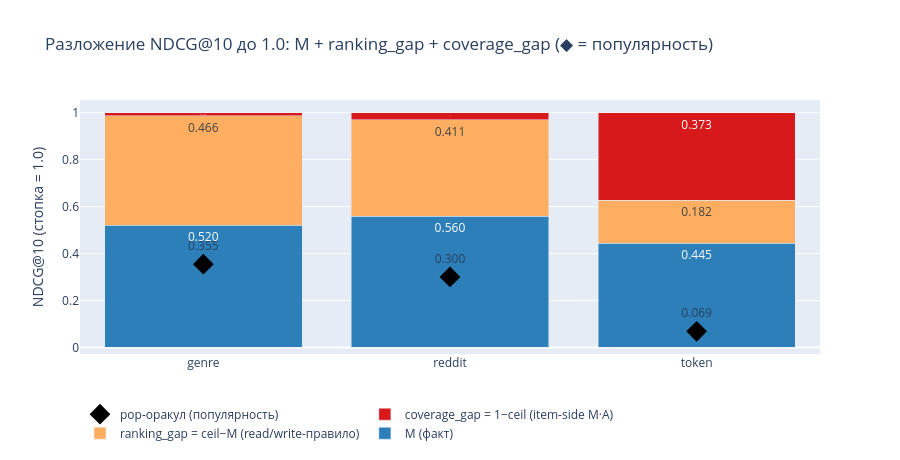
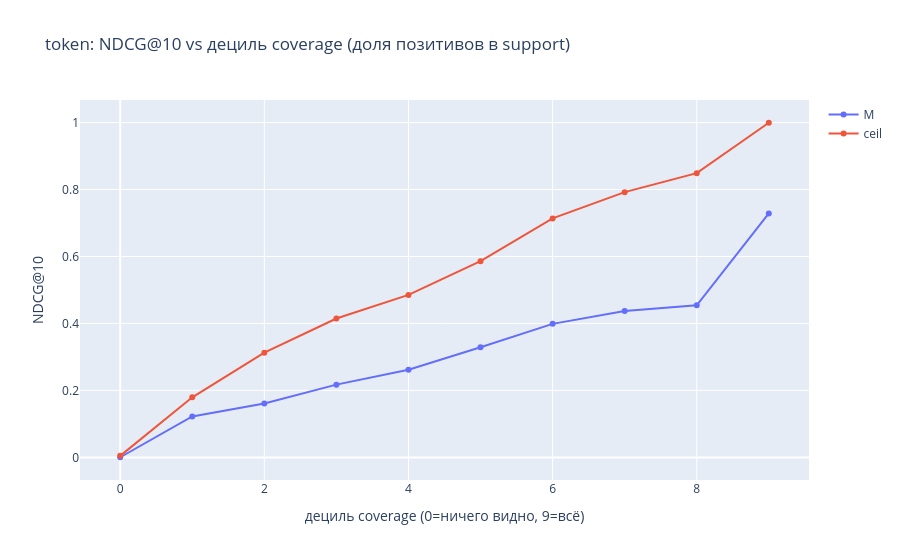

The notebook cell these images were saved under, in order:
### Code cell
# Кросс-датасетное разложение потерь NDCG@10 до 1.0 — где живёт headroom?
import plotly.graph_objects as go
names = ["genre", "reddit", "token"]; D = {"genre": dg, "reddit": dr, "token": dk}
M  = [D[n]["ndcg"].mean() for n in names]
rg = [(D[n]["ceil"] - D[n]["ndcg"]).mean() for n in names]   # ranking_gap: чинится read/write-правилом
cg = [(1 - D[n]["ceil"]).mean() for n in names]              # coverage_gap: чинится ТОЛЬКО item-side достройкой
pop = [D[n]["pop"].mean() for n in names]
fig = go.Figure()
fig.add_bar(name="M (факт)", x=names, y=M, marker_color="#2c7fb8",
            text=[f"{v:.3f}" for v in M], textposition="inside")
fig.add_bar(name="ranking_gap = ceil−M (read/write-правило)", x=names, y=rg, marker_color="#fdae61",
            text=[f"{v:.3f}" for v in rg], textposition="inside")
fig.add_bar(name="coverage_gap = 1−ceil (item-side M·A)", x=names, y=cg, marker_color="#d7191c",
            text=[f"{v:.3f}" for v in cg], textposition="inside")
fig.add_scatter(name="pop-оракул (популярность)", x=names, y=pop, mode="markers+text",
                marker=dict(symbol="diamond", size=16, color="black"),
                text=[f"{v:.3f}" for v in pop], textposition="top center")
fig.update_layout(barmode="stack", height=460,
                  title="Разложение NDCG@10 до 1.0: M + ranking_gap + coverage_gap (◆ = популярность)",
                  yaxis_title="NDCG@10 (стопка = 1.0)", legend=dict(orientation="h", y=-0.18))
fig.show()

# token: NDCG vs coverage — покрытие жёстко ограничивает качество (где cold реально живёт)
tb = (dk.with_columns((pl.col("coverage") * 10).floor().clip(0, 9).alias("cb"))
        .group_by("cb").agg(pl.col("ndcg").mean().alias("M"), pl.col("ceil").mean().alias("ceil"),
                            pl.len().alias("n")).sort("cb"))
fig2 = px.line(tb.to_pandas(), x="cb", y=["M", "ceil"], markers=True,
               title="token: NDCG@10 vs дециль coverage (доля позитивов в support)",
               labels={"cb": "дециль coverage (0=ничего видно, 9=всё)", "value": "NDCG@10", "variable": ""})
fig2.show()
print("token NDCG по децилям coverage:"); print(tb)

### Figure 1 — Plotly figure (JSON) as saved in the notebook; plotly's stock layout.template omitted (floating-point values rounded to 4 significant figures)
{"data": [{"marker": {"color": "#2c7fb8"}, "name": "M (факт)", "text": ["0.520", "0.560", "0.445"], "textposition": "inside", "type": "bar", "x": ["genre", "reddit", "token"], "y": [0.5203, 0.5597, 0.4448]}, {"marker": {"color": "#fdae61"}, "name": "ranking_gap = ceil−M (read/write-правило)", "text": ["0.466", "0.411", "0.182"], "textposition": "inside", "type": "bar", "x": ["genre", "reddit", "token"], "y": [0.4664, 0.4109, 0.1821]}, {"marker": {"color": "#d7191c"}, "name": "coverage_gap = 1−ceil (item-side M·A)", "text": ["0.013", "0.029", "0.373"], "textposition": "inside", "type": "bar", "x": ["genre", "reddit", "token"], "y": [0.01329, 0.02944, 0.3731]}, {"marker": {"color": "black", "size": 16, "symbol": "diamond"}, "mode": "markers+text", "name": "pop-оракул (популярность)", "text": ["0.355", "0.300", "0.069"], "textposition": "top center", "type": "scatter", "x": ["genre", "reddit", "token"], "y": [0.3547, 0.3004, 0.06889]}], "layout": {"barmode": "stack", "height": 460, "legend": {"orientation": "h", "y": -0.18}, "title": {"text": "Разложение NDCG@10 до 1.0: M + ranking_gap + coverage_gap (◆ = популярность)"}, "yaxis": {"title": {"text": "NDCG@10 (стопка = 1.0)"}}}}

### Figure 2 — Plotly figure (JSON) as saved in the notebook; plotly's stock layout.template omitted (floating-point values rounded to 4 significant figures)
{"data": [{"hovertemplate": "=M<br>дециль coverage (0=ничего видно, 9=всё)=%{x}<br>NDCG@10=%{y}<extra></extra>", "legendgroup": "M", "line": {"color": "#636efa", "dash": "solid"}, "marker": {"symbol": "circle"}, "mode": "lines+markers", "name": "M", "orientation": "v", "showlegend": true, "type": "scatter", "x": [0.0, 1.0, 2.0, 3.0, 4.0, 5.0, 6.0, 7.0, 8.0, 9.0], "xaxis": "x", "y": [0.0004326, 0.1222, 0.161, 0.2173, 0.2617, 0.329, 0.3988, 0.4373, 0.4542, 0.7284], "yaxis": "y"}, {"hovertemplate": "=ceil<br>дециль coverage (0=ничего видно, 9=всё)=%{x}<br>NDCG@10=%{y}<extra></extra>", "legendgroup": "ceil", "line": {"color": "#EF553B", "dash": "solid"}, "marker": {"symbol": "circle"}, "mode": "lines+markers", "name": "ceil", "orientation": "v", "showlegend": true, "type": "scatter", "x": [0.0, 1.0, 2.0, 3.0, 4.0, 5.0, 6.0, 7.0, 8.0, 9.0], "xaxis": "x", "y": [0.004627, 0.1794, 0.3128, 0.4148, 0.4852, 0.5861, 0.7137, 0.7922, 0.8488, 0.9994], "yaxis": "y"}], "layout": {"legend": {"title": {"text": ""}, "tracegroupgap": 0}, "title": {"text": "token: NDCG@10 vs дециль coverage (доля позитивов в support)"}, "xaxis": {"anchor": "y", "domain": [0, 1], "title": {"text": "дециль coverage (0=ничего видно, 9=всё)"}}, "yaxis": {"anchor": "x", "domain": [0, 1], "title": {"text": "NDCG@10"}}}}
